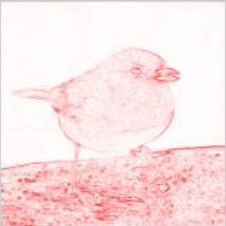
#> input picture 250424-ccn-xai/data/edgedetector.png, 226 x 226 px, found by its file name
$ python edge_detector.py
#> lines starting #> are read from the running program, lines starting #| are printed output that depends on the picture
import matplotlib.pyplot as plt
from skimage.io import imread, imsave
import nilearn.plotting
import numpy as np

img = imread('data/edgedetector.png', as_gray=True)
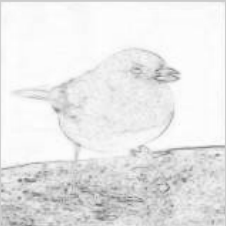
#> img: shape (226, 226) float64; min 0.452, max 0.999, mean 0.913
img = img - np.amin(img)
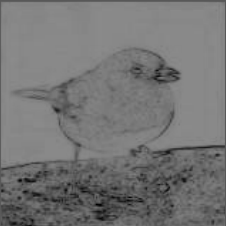
#> img: shape (226, 226) float64; min 0, max 0.547, mean 0.461
img = img / np.amax(img)
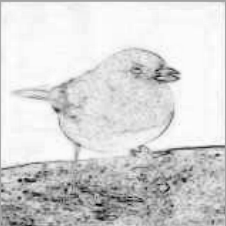
#> img: shape (226, 226) float64; min 0, max 1, mean 0.842
img = 1 - img
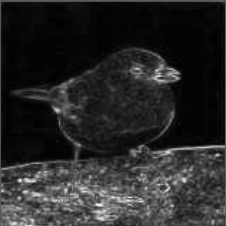
#> img: shape (226, 226) float64; min 0, max 1, mean 0.158

#> (the run stopped early here; a loop or call above may not have finished)
